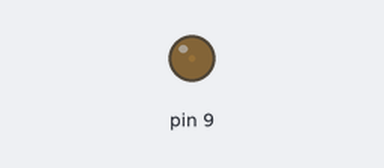
Bench run of a sketch on a simulated Arduino Uno, built with avr-gcc and run on an emulated ATmega328P. Shown: output pins drawn as LEDs (lit = HIGH).

Above: at 0.05 s.
At 0.95 s:
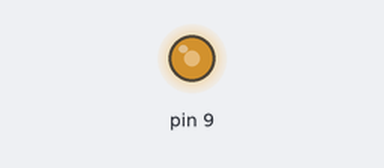
At 1.4 s:
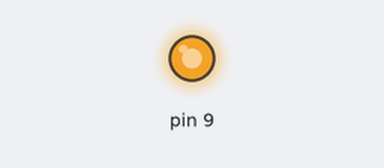
At 2.75 s:
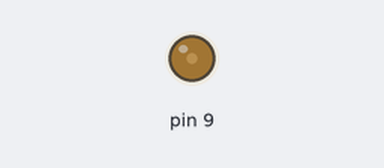
Timing chart, 0 to 7.0 s (numbered marks = the images above):
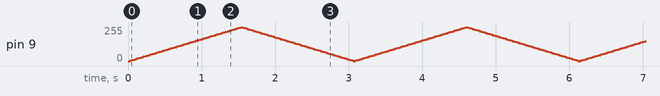

The sketch:

controle_de_brilho.ino
```cpp
int led = 9; // Pino PWM (deve ter ~ no pino)
int brilho = 0;
int incremento = 5;

void setup() {
  pinMode(9, OUTPUT);
}

void loop() {
  analogWrite(9, brilho);
  brilho += incremento;

  if(brilho <= 0 || brilho >= 255) {
    incremento = -incremento;
  }

  delay(30);
}
```
